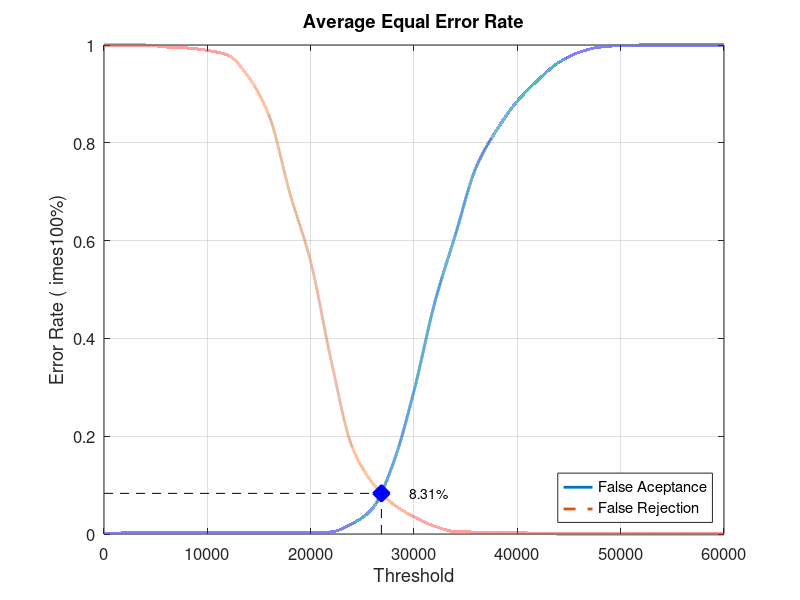
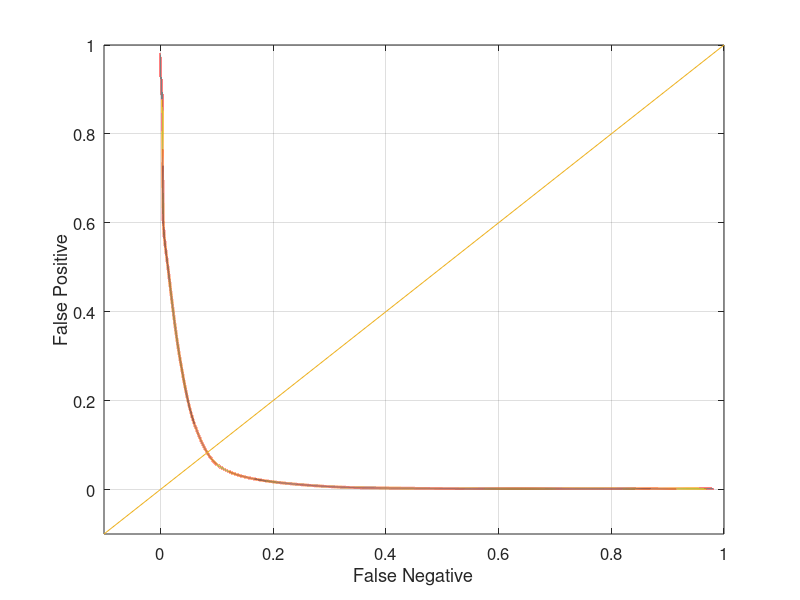

MATLAB code for these plots, in order:
close all;
clear;
clc;
x = 0:2000:60000;
xq = 0:0.5:60000;

y0 = [0 0.00210526 0.00210526 0.00210526 0.00210526 0.00210526 0.00210526 0.00210526 0.00210526 0.00210526 0.00210526 0.00421053 0.0210526 0.0526316 0.145263 0.292632 0.472632 0.611579 0.749474 0.826316 0.885263 0.928421 0.964211 0.985263 0.99579 0.998947 1 1 1 1 1]
yy0 = interp1(x, y0, xq, 'pchip');
y1 = [1 1 1 0.996 0.994 0.989 0.979 0.934 0.854 0.696 0.557 0.353 0.179 0.104 0.061 0.035 0.016 0.005 0.004 0.004 0.003 0.001 0 0 0 0 0 0 0 0 0]
yy1 = interp1(x, y1, xq, 'pchip');

% Calculating EER: 
y2 = abs(y0 - y1);
find(y2 == min(y2))
yy2 = abs(yy0 - yy1);
xEER = find(yy2 == min(yy2));
xEERIndex = xq(xEER) % X-axis EER
yEER = yy0(xEER) % Y-axis EER

main = figure
plot(xq, yy0,'-','LineWidth', 2);	hold on
plot(xq, yy1,'--','LineWidth', 2);	hold on
plot([xEERIndex xEERIndex], [0 yEER], 'k--');	hold on
plot([0 xEERIndex], [yEER yEER], 'k--');	hold on
plot(xEERIndex, yEER, 'bx', 'LineWidth', 10);	hold on
text(xEERIndex + 10 * xEERIndex / 100, yEER, [num2str(round((10000 * yEER)) / 100) '%'])
legend('False Aceptance', 'False Rejection', 'Location', 'SouthEast')
xlabel('Threshold')
ylabel('Error Rate (	imes100%)')
title('Average Equal Error Rate')
set(gca, 'FontSize', 12)
axis([0 60000 0 1])
grid on

print(main, 'Database1AverageMain', '-dpng');
FNRxFPR = figure('Color', [1 1 1]);
plot(yy1, yy0, '-', yy1, yy0, 'LineWidth', 2);
hold on
y = -0.1:0.1:1
plot(y, y); 
set(gca, 'FontSize', 12)
xlabel('False Negative')
ylabel('False Positive')
axis([-0.1 1 -0.1 1])
set(gca, 'FontSize', 12)
grid on

print(FNRxFPR, 'Database1AverageFNRxFPR','-dpng');
